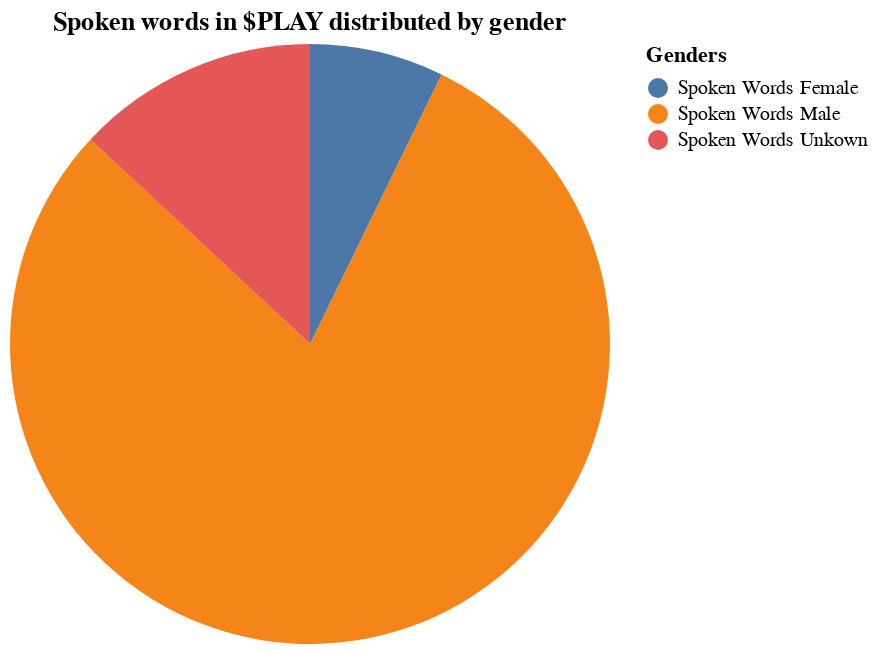

The notebook cell this image was saved under:
### Code cell
# Pie Chart Spoken words by gender
# 1. aggregate num. of spoken words by gender
coOGraphML = play.graphml()
coOGrapNX = nx.parse_graphml(coOGraphML,force_multigraph=True)
femaleWords = 0
maleWords = 0
unknownWords = 0
for nodeitterator in coOGrapNX.nodes: 
    node = coOGrapNX.nodes[nodeitterator]
    if node['Gender'] == 'FEMALE':
       femaleWords += node['Number of spoken words']
    elif node['Gender'] == 'MALE':
       maleWords += node['Number of spoken words']
    elif node['Gender'] == 'UNKNOWN':
       unknownWords += node['Number of spoken words']

spokenwordList = [maleWords,femaleWords,unknownWords] # odering the same way the gender of the speaker are in the metadata
# plot seaborn pie chart
plt.pie( x= spokenwordList, 
        labels= ['Spoken Words Male','Spoken Words Female','Spoken Words Unkown'], 
        colors=['#009999','#b66dff','#db6d00'], 
        autopct='%.0f%%') 
plt.show() 

# altair pie chart 
spokenwordListAlt = pd.DataFrame({'Genders':['Spoken Words Male','Spoken Words Female','Spoken Words Unkown'], 'Words':spokenwordList})

spokenWordsGenderPieCharAlt=alt.Chart(spokenwordListAlt,title='Spoken words distributution in $PLAY by gender').mark_arc().encode(
    theta='Words',
    color='Genders',
    
)
spokenWordsGenderPieCharAlt #todo's add marks ie percentages,

### Figure 1 — Vega-Lite specification as saved in the notebook (floating-point values rounded to 4 significant figures)
{"config": {"view": {"continuousWidth": 300, "continuousHeight": 300}}, "data": {"name": "data-fb9a6618f2bab15672424d9dd665a1c9"}, "mark": {"type": "arc"}, "encoding": {"color": {"field": "Genders", "type": "nominal"}, "theta": {"field": "Words", "type": "quantitative"}}, "title": "Spoken words in $PLAY distributed by gender", "$schema": "https://vega.github.io/schema/vega-lite/v5.15.1.json", "datasets": {"data-fb9a6618f2bab15672424d9dd665a1c9": [{"Genders": "Spoken Words Male", "Words": 6388}, {"Genders": "Spoken Words Female", "Words": 579}, {"Genders": "Spoken Words Unkown", "Words": 1047}]}}
